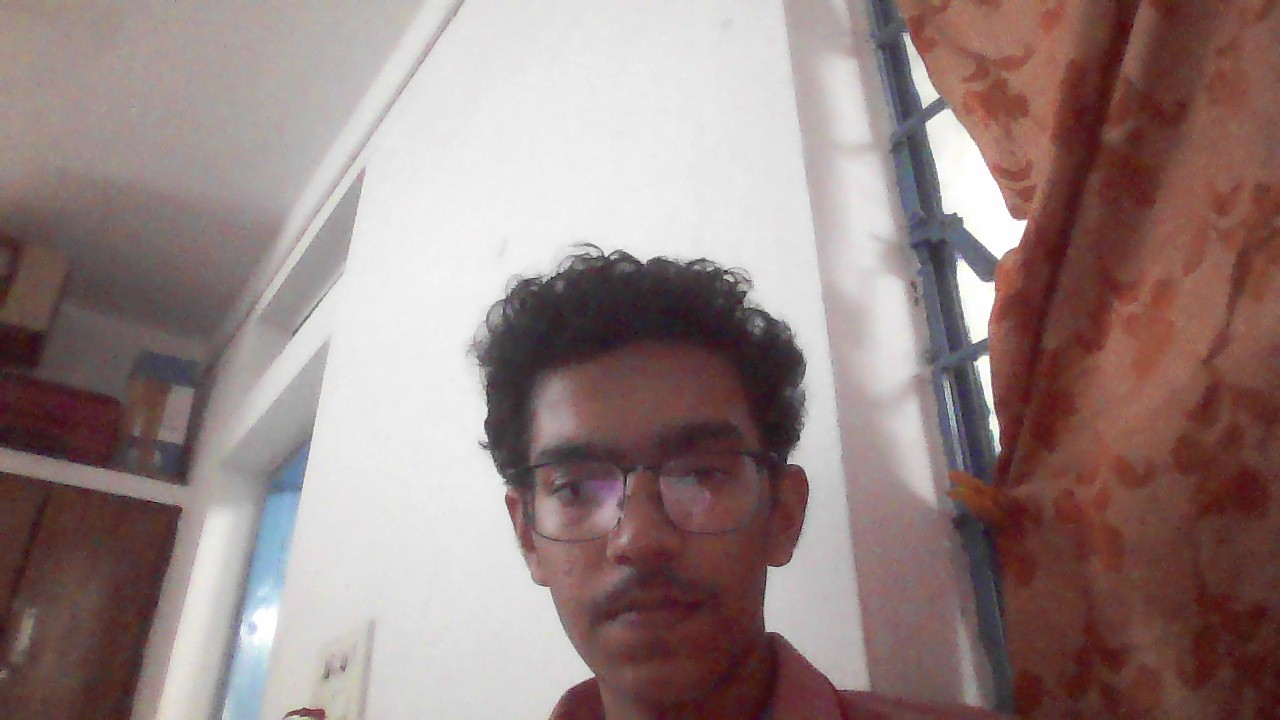
#> input picture WS24_SasaankAllu/canny/WIN_20250305_18_06_58_Pro.jpg, 1280 x 720 px
$ python canny.py
#> lines starting #> are read from the running program, lines starting #| are printed output that depends on the picture
import cv2
import numpy as np
import math
from matplotlib import pyplot as plt
img=cv2.imread("WIN_20250305_18_06_58_Pro.jpg")
#> img is the input picture: shape (720, 1280, 3); mean B, G, R 128.2, 130.1, 149.8
img = cv2.GaussianBlur(img, (3, 3), 0)
img = cv2.cvtColor(img, cv2.COLOR_BGR2GRAY)
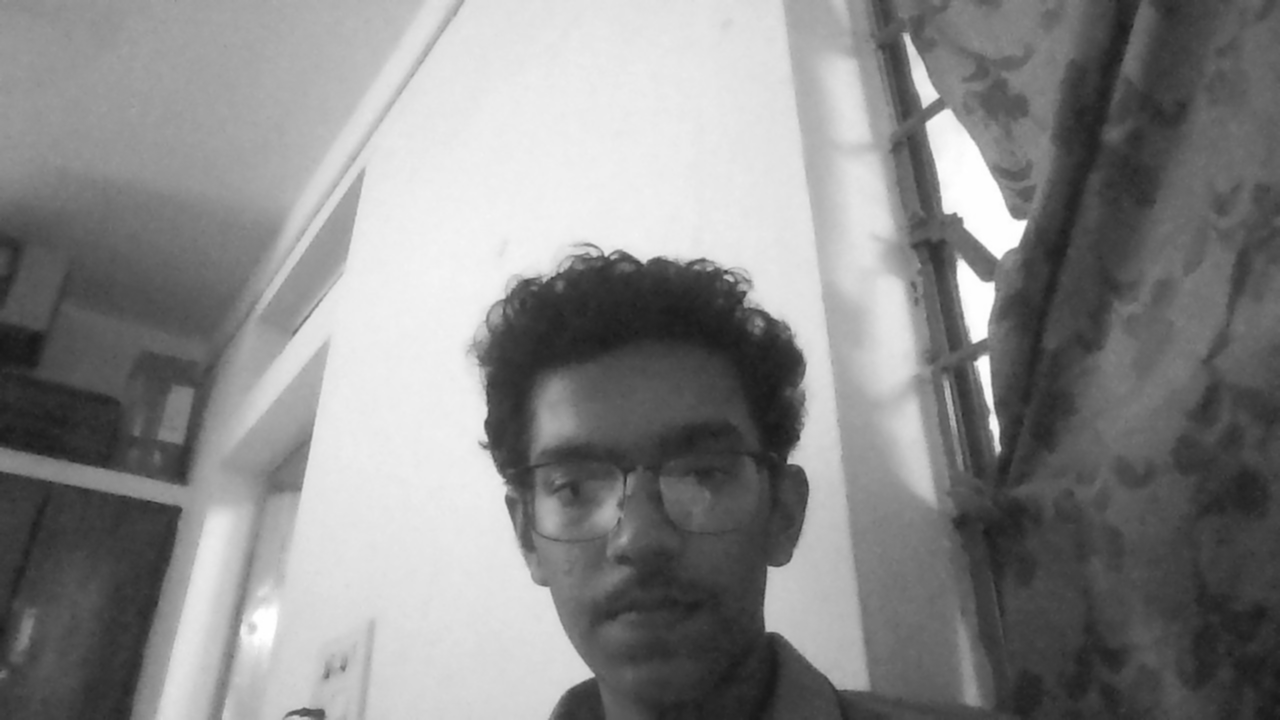
#> img: shape (720, 1280); min 24, max 255, mean 135.8
height,width=img.shape[:2]
#> height = 720; width = 1280
threshold=25


def minmax(canny):
    min=max=canny[1,1]
    for i in range(1,height-1):
        for j in range(1,width-1):
            if canny[i,j]>max:
                max=canny[i,j]
            if canny[i,j]<min:
                min=canny[i,j]
    return min,max


sobelx1=np.zeros((height,width))
sobely1=np.zeros((height,width))


for i in range(1,height-1):
    for j in range(1,width-1):
        a=int(img[i-1,j+1])
        a1=int(img[i-1,j-1])
        b=int(img[i,j+1])
        b1=int(img[i,j-1])
        c=int(img[i+1,j+1])
        c1=int(img[i+1,j-1])
        sobelx1[i,j]=a-a1+2*(b-b1)+c-c1


for i in range(1,height-1):
    for j in range(1,width-1):
        a=int(img[i+1,j+1])
        a1=int(img[i-1,j+1])
        b=int(img[i+1,j])
        b1=int(img[i-1,j])
        c=int(img[i+1,j-1])
        c1=int(img[i-1,j-1])
        sobely1[i,j]=a-a1+2*(b-b1)+c-c1
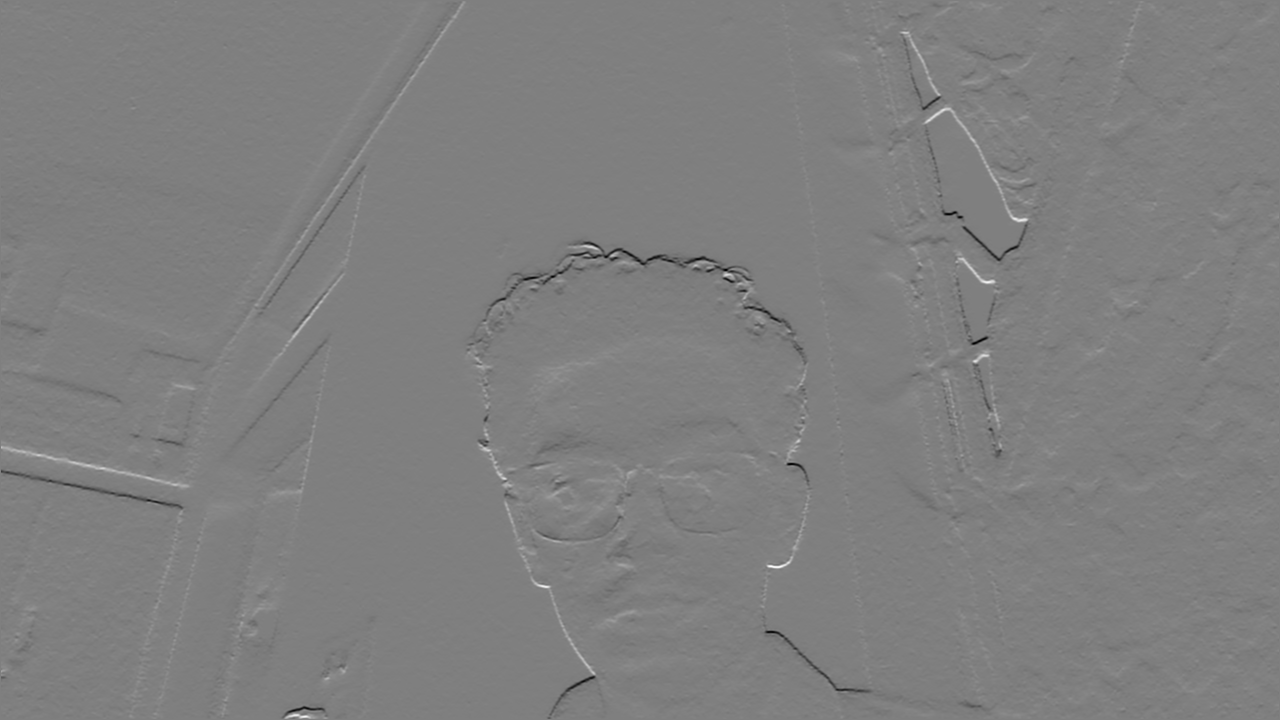
#> sobely1: shape (720, 1280) float64; min -420, max 419, mean -0.6; drawn with min black and max white


sobel1=np.zeros((height,width))


for i in range(1,height-1):
    for j in range(1,width-1):
        sobel1[i,j]=math.sqrt(sobelx1[i,j]**2+sobely1[i,j]**2)
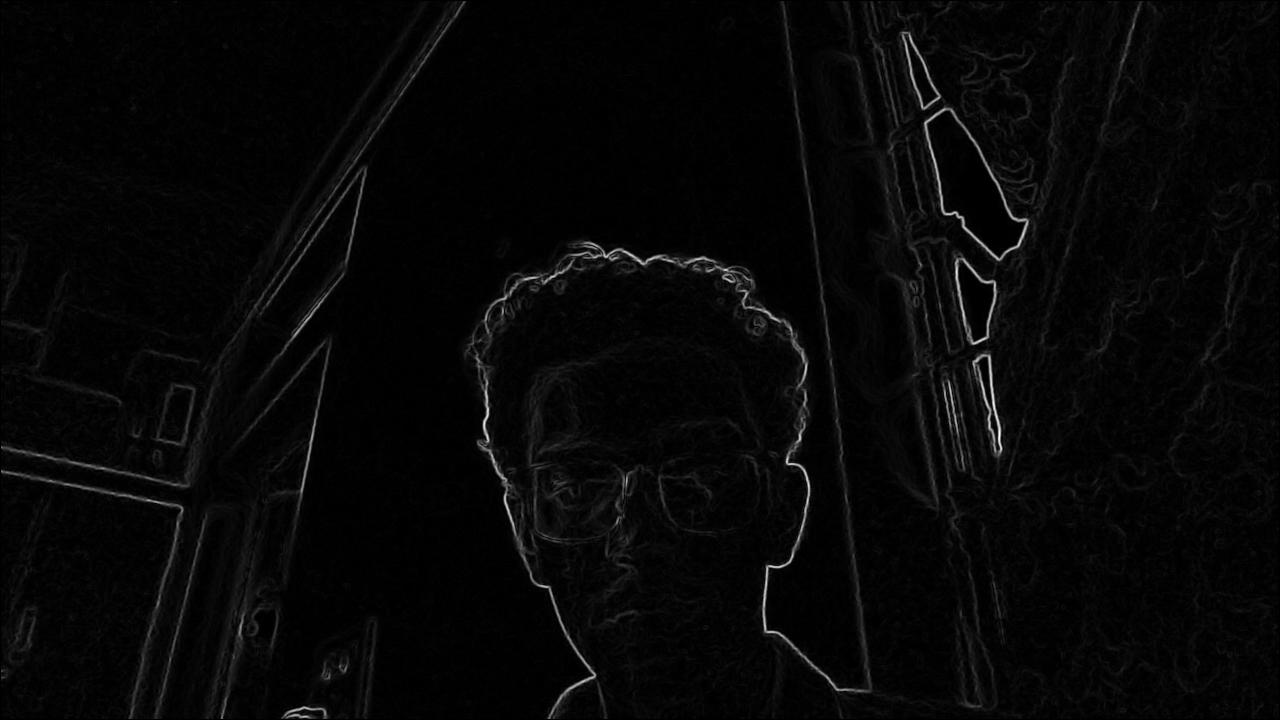
#> sobel1: shape (720, 1280) float64; min 0, max 522.1, mean 14.8; drawn with min black and max white


canny1=np.zeros((height, width), dtype=np.uint8)


for i in range(2,height-2):
    for j in range(2,width-2):
        if(sobelx1[i,j]>0):
            if(sobely1[i,j]>0):
                if(sobel1[i,j]>sobel1[i+1, j-1] and sobel1[i,j]>sobel1[i-1, j+1]):
                    if(sobel1[i,j]>threshold):
                        canny1[i,j]=255
            else:
                if(sobely1[i,j]==0):
                    if(sobel1[i,j]>sobel1[i,j-1] and sobel1[i,j]>sobel1[i,j+1]):
                        if(sobel1[i,j]>threshold):
                            canny1[i,j]=255
                else:
                    if(sobel1[i,j]>sobel1[i+1, j+1] and sobel1[i,j]>sobel1[i-1,j-1]):
                        if(sobel1[i,j]>threshold):
                            canny1[i,j]=255
        else:
            if(sobelx1[i,j]==0):
                if(sobel1[i,j]>sobel1[i-1,j] and sobel1[i,j]>sobel1[i+1, j]):
                    if(sobel1[i,j]>threshold):
                        canny1[i,j]=255
            else:
                if(sobely1[i,j]<0):
                    if(sobel1[i,j]>sobel1[i+1, j-1] and sobel1[i,j]>sobel1[i-1, j+1]):
                        if(sobel1[i,j]>threshold):
                            canny1[i,j]=255
                else:
                    if(sobely1[i,j]==0):
                        if(sobel1[i,j]>sobel1[i,j-1] and sobel1[i,j]>sobel1[i,j+1]):
                            if(sobel1[i,j]>threshold):
                                canny1[i,j]=255
                    else:
                        if(sobel1[i,j]>sobel1[i+1, j+1] and sobel1[i,j]>sobel1[i-1,j-1]):
                            if(sobel1[i,j]>threshold):
                                canny1[i,j]=255
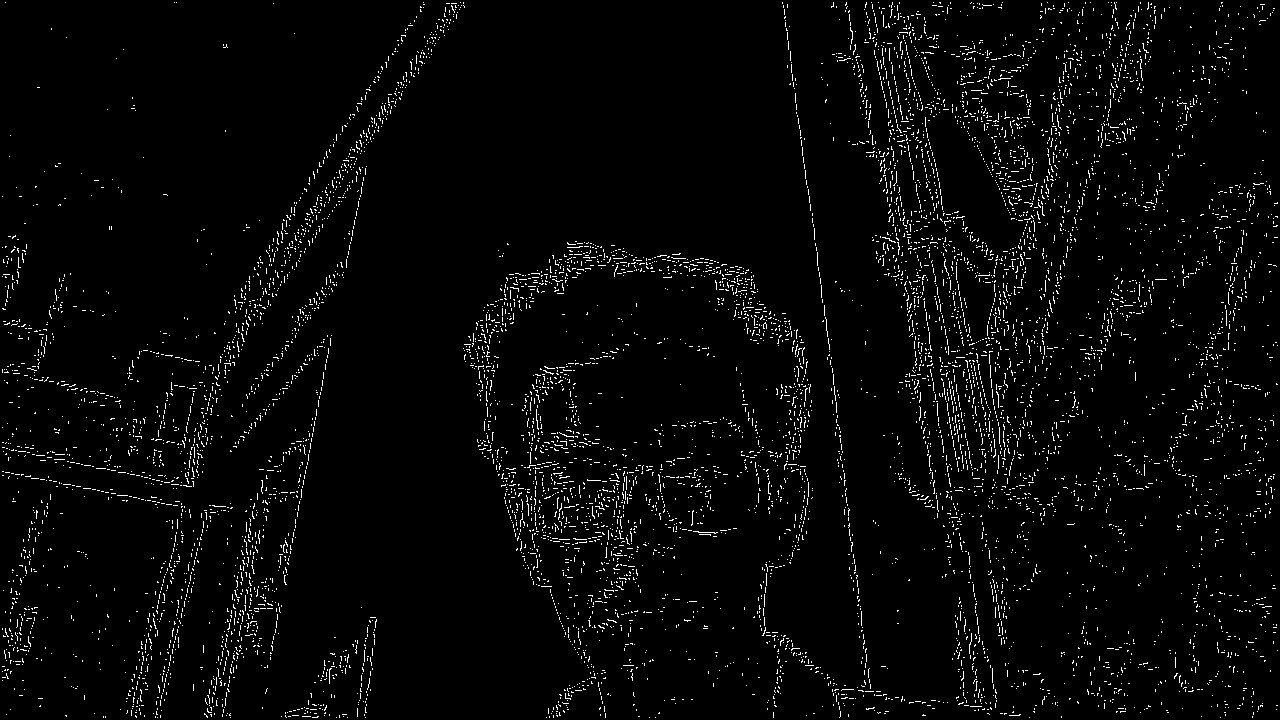
#> canny1: shape (720, 1280); 3% white in thin lines or dots
plt.subplot(121), plt.imshow(img)
plt.subplot(122), plt.imshow(canny1)
plt.show()
cv2.imshow("canny", canny1)
cv2.waitKey(0)
cv2.destroyAllWindows()

$ run again, with WS24_SasaankAllu/canny/table.png saved as WS24_SasaankAllu/canny/WIN_20250305_18_06_58_Pro.jpg
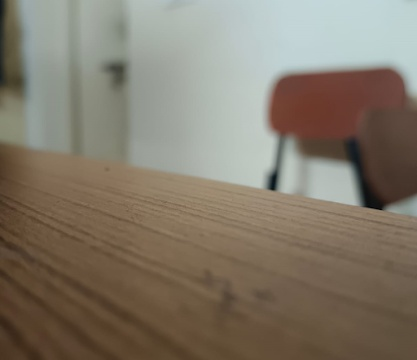
#> input picture WS24_SasaankAllu/canny/table.png, 417 x 360 px
#> img is the input picture: shape (360, 417, 3); mean B, G, R 106.8, 121.4, 130.6
#> after the loop `for i in range(1,height-1):`:
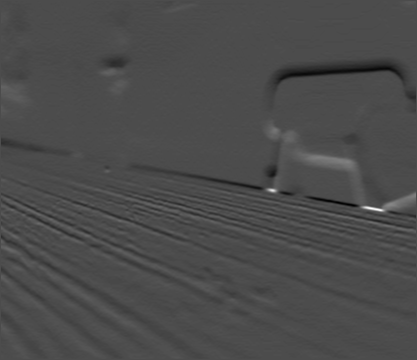
#> sobely1: shape (360, 417) float64; min -157, max 364, mean -2.5; drawn with min black and max white
#> after the loop `for i in range(2,height-2):`:
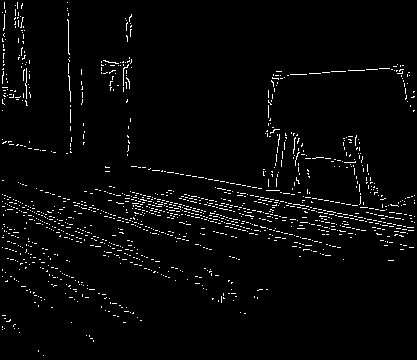
#> canny1: shape (360, 417); 2.9% white in thin lines or dots
